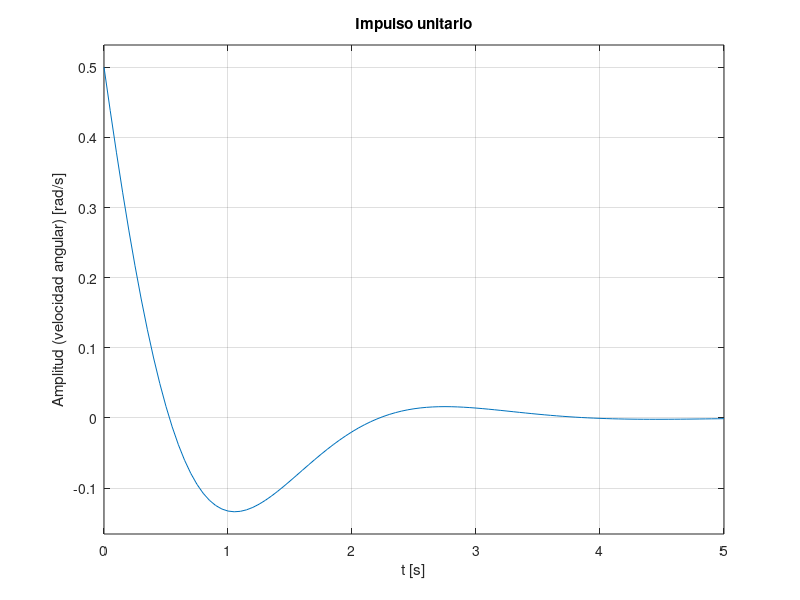
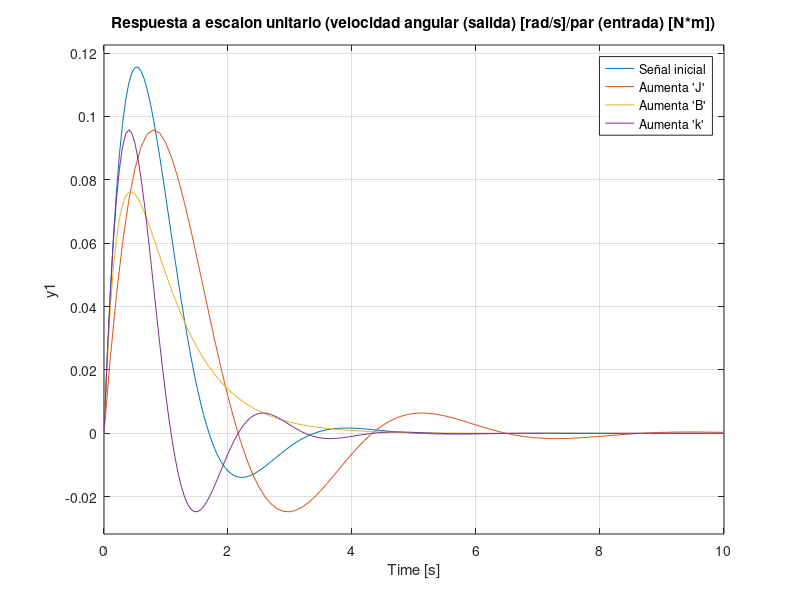

Write MATLAB code to recreate these figures, in order.
%a)
J = 2; % [kg*m^2]
B = 5; % [N*s/rad]
k = 10; % [N/rad]
G = tf([1 0], [J B k]);
step(G);
title("Escalon unitario")
xlabel('t [s]'); ylabel('Amplitud (velocidad angular) [rad/s]');

%c)
impulse(G);
title("Impulso unitario")
xlabel('t [s]'); ylabel('Amplitud (velocidad angular) [rad/s]');

%d)
[Z, P, K]= zpkdata(G);

%e)
%Si varia 'J':
J = 4;
B = 5;
k = 10;
G_J = tf([1 0], [J B k]);

%Si varia 'B':
J = 2;
B = 10;
k = 10;
G_B = tf([1 0], [J B k]);

%Si varia 'k':
J = 2;
B = 5;
k = 20;
G_k = tf([1 0], [J B k]);

figure(2)
step(G, G_J, G_B, G_k);
title("Respuesta a escalon unitario (velocidad angular (salida) [rad/s]/par (entrada) [N*m])");
legend("Señal inicial", "Aumenta 'J'", "Aumenta 'B'", "Aumenta 'k'")